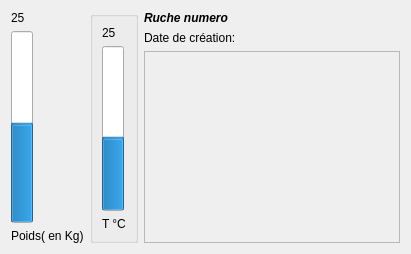
          <widget class="QWidget" name="tab_2">
           <attribute name="title">
            <string>Information sur la Ruche</string>
           </attribute>
           <layout class="QHBoxLayout" name="horizontalLayout">
            <item>
             <layout class="QVBoxLayout" name="verticalLayout_36">
              <item>
               <widget class="QLabel" name="label_45">
                <property name="text">
                 <string>25</string>
                </property>
               </widget>
              </item>
              <item>
               <widget class="QProgressBar" name="progressBar_3">
                <property name="styleSheet">
                 <string notr="true"/>
                </property>
                <property name="minimum">
                 <number>0</number>
                </property>
                <property name="maximum">
                 <number>100</number>
                </property>
                <property name="value">
                 <number>50</number>
                </property>
                <property name="alignment">
                 <set>Qt::AlignCenter</set>
                </property>
                <property name="textVisible">
                 <bool>false</bool>
                </property>
                <property name="orientation">
                 <enum>Qt::Vertical</enum>
                </property>
                <property name="invertedAppearance">
                 <bool>false</bool>
                </property>
                <property name="textDirection">
                 <enum>QProgressBar::TopToBottom</enum>
                </property>
                <property name="format">
                 <string extracomment="Poids (en Kg)"/>
                </property>
               </widget>
              </item>
              <item>
               <widget class="QLabel" name="label_46">
                <property name="text">
                 <string>Poids( en Kg)</string>
                </property>
               </widget>
              </item>
             </layout>
            </item>
            <item>
             <widget class="QGroupBox" name="groupBox_10">
              <property name="title">
               <string/>
              </property>
              <layout class="QHBoxLayout" name="horizontalLayout_29">
               <item>
                <layout class="QVBoxLayout" name="verticalLayout_34">
                 <item>
                  <widget class="QLabel" name="label_42">
                   <property name="text">
                    <string>25</string>
                   </property>
                  </widget>
                 </item>
                 <item>
                  <widget class="QProgressBar" name="progressBar">
                   <property name="minimum">
                    <number>-25</number>
                   </property>
                   <property name="maximum">
                    <number>150</number>
                   </property>
                   <property name="value">
                    <number>50</number>
                   </property>
                   <property name="alignment">
                    <set>Qt::AlignCenter</set>
                   </property>
                   <property name="textVisible">
                    <bool>false</bool>
                   </property>
                   <property name="orientation">
                    <enum>Qt::Vertical</enum>
                   </property>
                   <property name="invertedAppearance">
                    <bool>false</bool>
                   </property>
                   <property name="textDirection">
                    <enum>QProgressBar::TopToBottom</enum>
                   </property>
                   <property name="format">
                    <string/>
                   </property>
                  </widget>
                 </item>
                 <item>
                  <widget class="QLabel" name="label_34">
                   <property name="text">
                    <string>T °C</string>
                   </property>
                  </widget>
                 </item>
                </layout>
               </item>
              </layout>
             </widget>
            </item>
            <item>
             <layout class="QVBoxLayout" name="verticalLayout_37">
              <item>
               <widget class="QLabel" name="numRuche">
                <property name="font">
                 <font>
                  <weight>75</weight>
                  <italic>true</italic>
                  <bold>true</bold>
                 </font>
                </property>
                <property name="text">
                 <string>Ruche numero</string>
                </property>
               </widget>
              </item>
              <item>
               <widget class="QLabel" name="dateRuche">
                <property name="text">
                 <string>Date de création:</string>
                </property>
               </widget>
              </item>
              <item>
               <widget class="QPlainTextEdit" name="infoRuche">
                <property name="enabled">
                 <bool>false</bool>
                </property>
               </widget>
              </item>
             </layout>
            </item>
           </layout>
          </widget>
